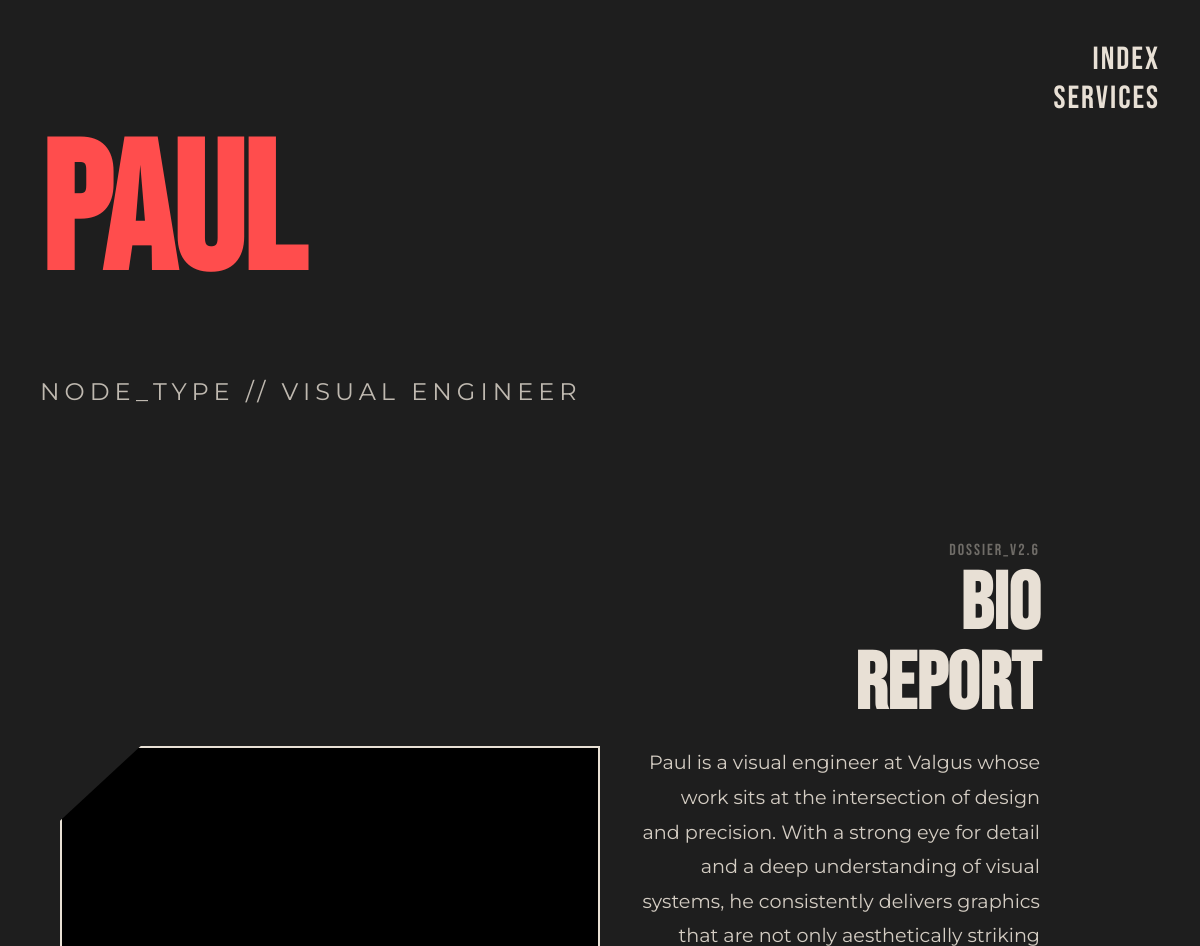
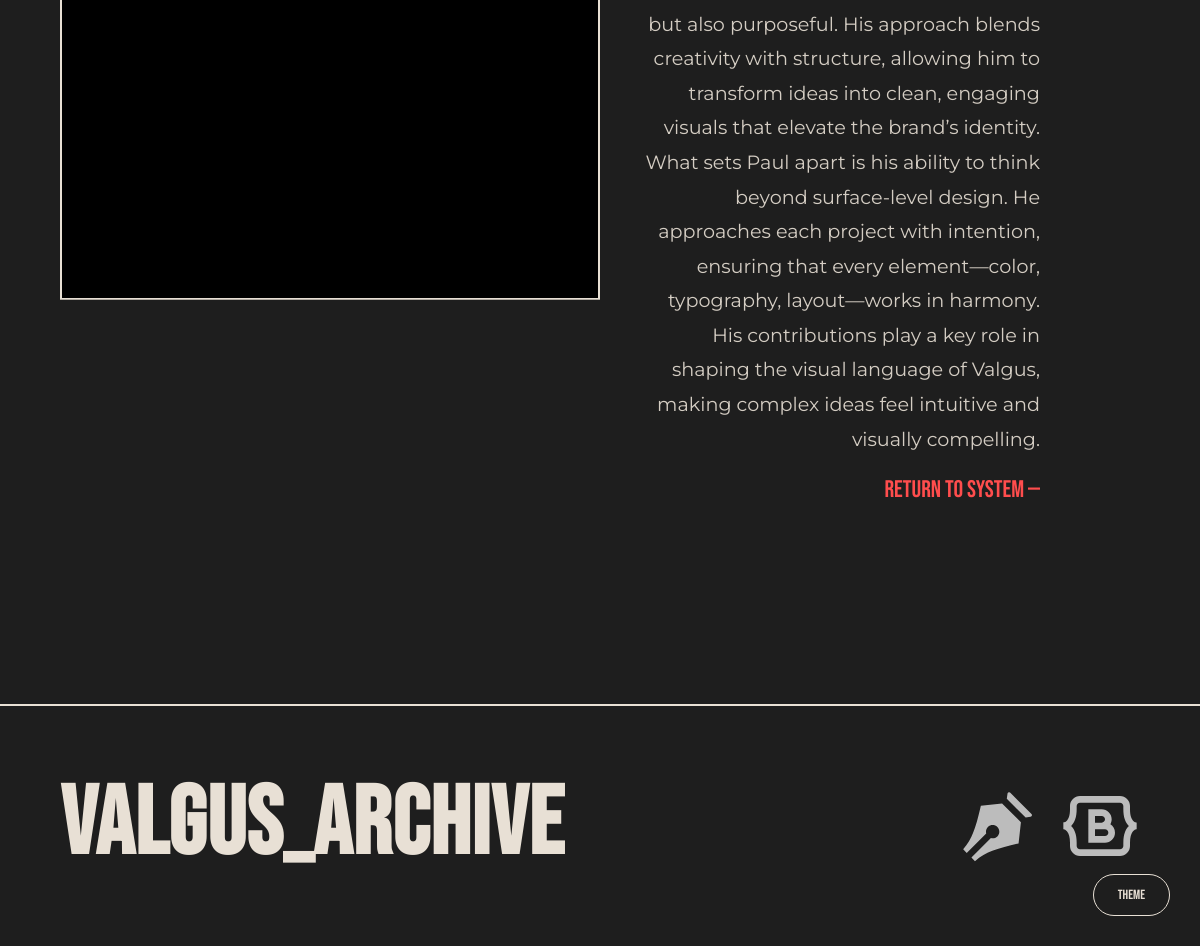
The app's page /creatives/paul/ with its own data (2 pictures, top to bottom).
### newapp/models.py (models this page shows, shortened)
class Creative(models.Model):
    name = models.CharField(max_length=50, unique=True)
    display_name = models.CharField(max_length=100)
    role = models.CharField(max_length=100)
    color = models.CharField(max_length=7, default='#ff4d4d')
    profile_image_filename = models.CharField(max_length=100)
    bio = models.TextField()

### newapp/views.py (the view)
# urls.py: path('creatives/<str:name>/', views.member_blog, name='member_blog'),
def member_blog(request, name):
    creative, created = Creative.objects.get_or_create(name__iexact=name, defaults={'name': name, 'display_name': name.capitalize(), 'role': 'Team Member', 'profile_image_filename': 'default.jpg', 'bio': 'Bio pending.'})
    return render(request, 'member_blog.html', {'display_name': creative.display_name, 'role': creative.role, 'color': creative.color, 'image_path': f"images/{creative.profile_image_filename}", 'bio': creative.bio})

### newapp/templates/member_blog.html (shortened to what this page needs)
{% load static %}
<!DOCTYPE html>
<html lang="en">
<head>
    <link rel="stylesheet" href="{% static 'css/style.css' %}">
</head>
<body class="dark-mode"> <div class="main-wrapper blog-wrapper">
    <nav class="side-nav">
        <a href="/">INDEX</a>
        <a href="{% url 'my_services' %}">SERVICES</a>
    </nav>
    <section class="title-container">
        <h1 class="main-title" style="color: var(--accent);">{{ display_name }}</h1>
        <p class="block-desc" style="margin-left: 40px; text-transform: uppercase; letter-spacing: 5px;">
            NODE_TYPE // {{ role }}
        </p>
    </section>
    <div class="industrial-block">
        <div class="geometric-frame frame-left" style="height: 500px;">
            <img src="{% static image_path %}" alt="{{ display_name }}">
        </div>
        <div class="content-overlay text-right">
            <span class="meta-label">DOSSIER_v2.6</span>
            <h2 class="block-heading">BIO <br> REPORT</h2>
            <div class="bio-text">
                {{ bio|linebreaks }}
            </div>
            <br>
            <a href="/" class="industrial-link">RETURN TO SYSTEM —</a>
        </div>
    </div>
</div>
<footer class="industrial-footer">
    <div class="footer-base">
        <h2 class="huge-footer-text" style="font-size: 8vw;">VALGUS_ARCHIVE</h2>
        <div class="contact-icons">
            <img src="{% static 'images/pen.svg' %}" alt="Icon">
            <img src="{% static 'images/boot.svg' %}" alt="Icon">
        </div>
    </div>
</footer>
<button class="theme-toggle" onclick="document.body.classList.toggle('dark-mode')">THEME</button>
</body>
</html>

### newapp/static/css/style.css (style rules this page uses)
:root { --bg: #f8eedf; --text: #1a1a1a; --accent: #ff4d4d; --border-width: 2px; --transition: 0.4s cubic-bezier(0.23, 1, 0.32, 1); }
.dark-mode { --bg: #1e1e1e; --text: #e8e0d5; }
* { margin: 0; padding: 0; box-sizing: border-box; }
html { scroll-behavior: smooth; }
body { background-color: var(--bg); color: var(--text); font-family: 'Montserrat', sans-serif; transition: background var(--transition), color var(--transition); overflow-x: hidden; }
.side-nav { position: absolute; top: 40px; right: 40px; text-align: right; z-index: 100; }
.side-nav a { display: block; font-family: 'Bebas Neue', sans-serif; font-size: 2rem; text-decoration: none; color: inherit; letter-spacing: 2px; transition: var(--transition); }
.main-title { font-family: 'Bebas Neue', sans-serif; font-size: clamp(4rem, 15vw, 12rem); line-height: 0.85; margin: 40px 0 80px 40px; letter-spacing: -2px; }
.industrial-block { display: flex; align-items: center; justify-content: space-between; padding: 100px 5%; position: relative; gap: 40px; }
.geometric-frame { flex: 1; max-width: 800px; border: var(--border-width) solid currentColor; overflow: hidden; width: 100%; height: 300px; background: #000; position: relative; display: flex; align-items: center; justify-content: center; overflow: hidden; }
.frame-left { clip-path: polygon(15% 0%, 100% 0%, 100% 100%, 0% 100%, 0% 15%); }
.geometric-frame img { width: 100%; height: 100%; object-fit: cover; filter: grayscale(1); transition: 0.6s; max-width: 100%; max-height: 100%; }
.content-overlay { flex: 1; max-width: 500px; }
.text-right { text-align: right; padding-right: 100px; }
.block-heading { font-family: 'Bebas Neue', sans-serif; font-size: 5rem; line-height: 1; margin-bottom: 20px; }
.block-desc { font-size: 1.5rem; line-height: 1.6; margin-bottom: 30px; opacity: 0.8; }
.industrial-link { font-family: 'Bebas Neue', sans-serif; font-size: 1.5rem; text-decoration: none; color: var(--accent); transition: 0.3s; }
.industrial-footer { border-top: var(--border-width) solid currentColor; padding: 80px 5%; margin-top: 100px; }
.footer-base { display: flex; align-items: center; justify-content: space-between; flex-wrap: wrap; gap: 40px; }
.huge-footer-text { font-family: 'Bebas Neue', sans-serif; font-size: clamp(4rem, 12vw, 14rem); line-height: 0.8; letter-spacing: 1px; }
.theme-toggle { position: fixed; bottom: 30px; right: 30px; padding: 12px 24px; border-radius: 50px; border: 1px solid currentColor; background: transparent; color: inherit; font-family: 'Bebas Neue', sans-serif; cursor: pointer; z-index: 1000; }
.contact-icons { display: flex; gap: 25px; align-items: center; flex-shrink: 0; }
.contact-icons img { width: 80px; height: 80px; object-fit: contain; filter: grayscale(1) contrast(1.2); opacity: 0.7; transition: all 0.4s ease; }
.dark-mode .contact-icons img { filter: grayscale(1) brightness(0.8) invert(1); }

### records on screen
Creative: display_name "Paul", role "VISUAL ENGINEER", bio "Paul is a visual engineer at Valgus whose work sits at the intersection of design and precision. With a strong eye for detail and a deep understanding of visual systems, he consistently delivers graphics that are not only aesthetically striking but also purposeful. His approach blends creativity with structure, allowing him to transform ideas into clean, engaging visuals that elevate the brand’s identity. What sets Paul apart is his ability to think beyond surface-level design. He approaches each project with intention, ensuring that every element—color, typography, layout—works in harmony. His contributions play a key role in shaping the visual language of Valgus, making complex ideas feel…"
